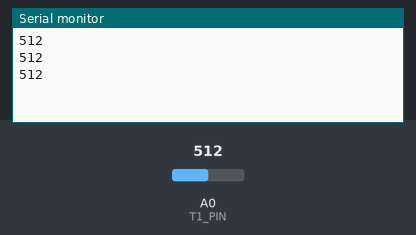
Bench run of a sketch on a simulated Arduino Uno, built with avr-gcc and run on an emulated ATmega328P. Parts: the last lines printed to the serial monitor. Inputs (shaded band) come from the test bench; at power-on: A0 (T1_PIN) = 512.

Above: at 1.3 s.
1.4 s: A0 (T1_PIN) set to 716
At 1.9 s:
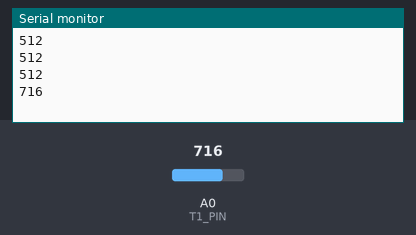
2.9 s: A0 (T1_PIN) set to 900
At 3.4 s:
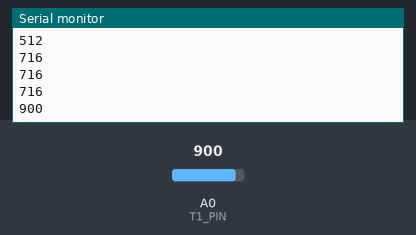
Timing chart, 0 to 5.9 s (numbered marks = the images above; inputs shaded):
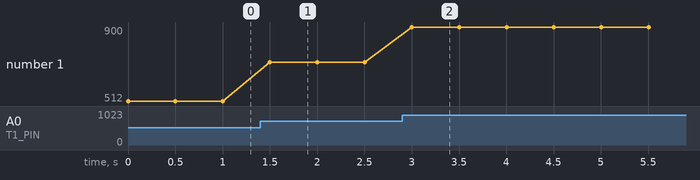

The sketch:

TCRT5000.ino
```cpp
#define T1_PIN A0

void setup(void)
{
	Serial.begin(9600);
}

void loop(void)
{
	int	val;

	val = analogRead(T1_PIN);
	Serial.println(val);
	delay(500);
}
```

Measured:
- after the input at 1.4 s, the serial monitor: prints a new line after 0.10 s (image 1)
- after the input at 2.9 s, the serial monitor: prints a new line after 0.10 s (image 2)
- plotted number 1: 512 → 716 after the input at 1.4 s, 716 → 900 after the input at 2.9 s
